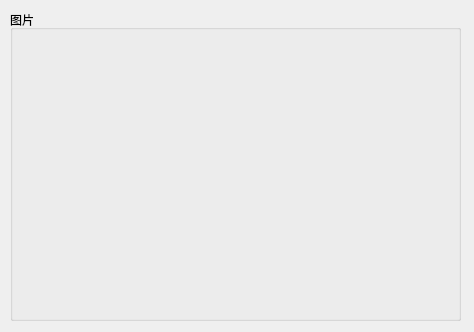
<?xml version="1.0" encoding="UTF-8"?>
<ui version="4.0">
 <class>Form</class>
 <widget class="QWidget" name="Form">
  <property name="geometry">
   <rect>
    <x>0</x>
    <y>0</y>
    <width>474</width>
    <height>332</height>
   </rect>
  </property>
  <property name="windowTitle">
   <string>Form</string>
  </property>
  <widget class="QGroupBox" name="imgGroup">
   <property name="geometry">
    <rect>
     <x>10</x>
     <y>10</y>
     <width>451</width>
     <height>311</height>
    </rect>
   </property>
   <property name="title">
    <string>图片</string>
   </property>
   <widget class="QLabel" name="imgLab">
    <property name="geometry">
     <rect>
      <x>10</x>
      <y>30</y>
      <width>341</width>
      <height>191</height>
     </rect>
    </property>
    <property name="text">
     <string/>
    </property>
    <property name="scaledContents">
     <bool>true</bool>
    </property>
   </widget>
  </widget>
 </widget>
 <resources/>
 <connections/>
</ui>
